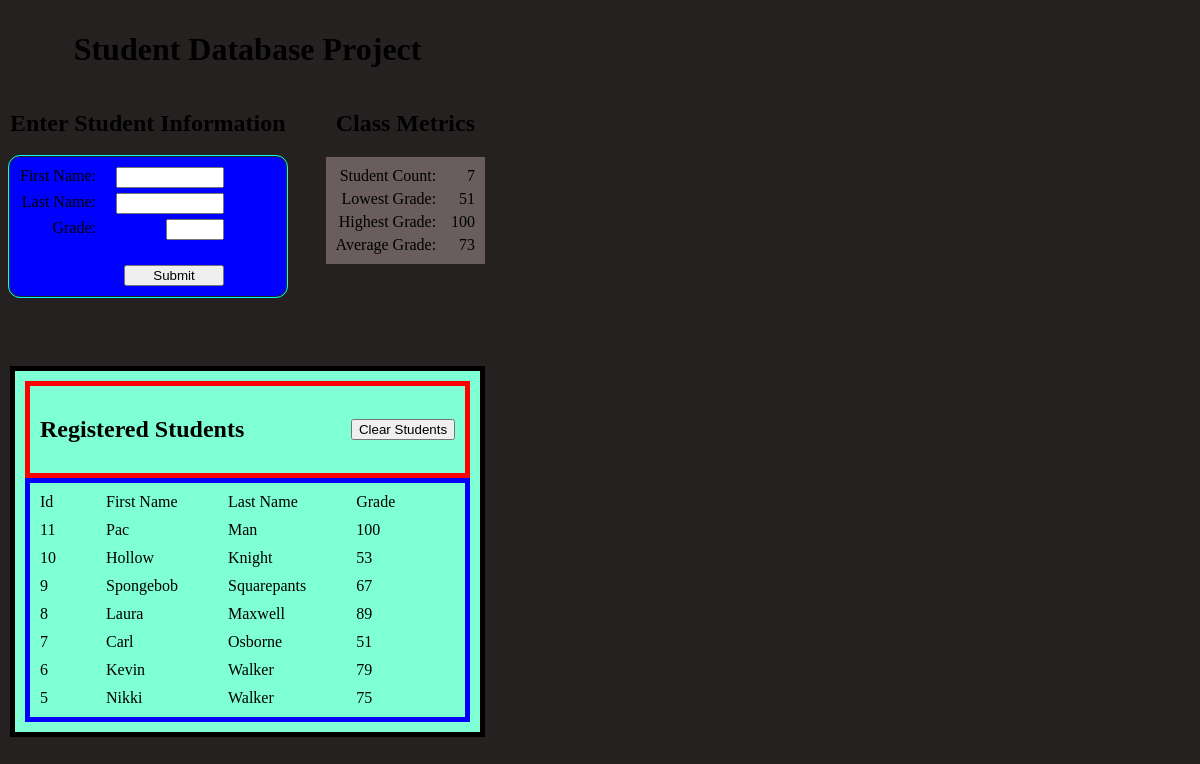
The app's page /, older data.
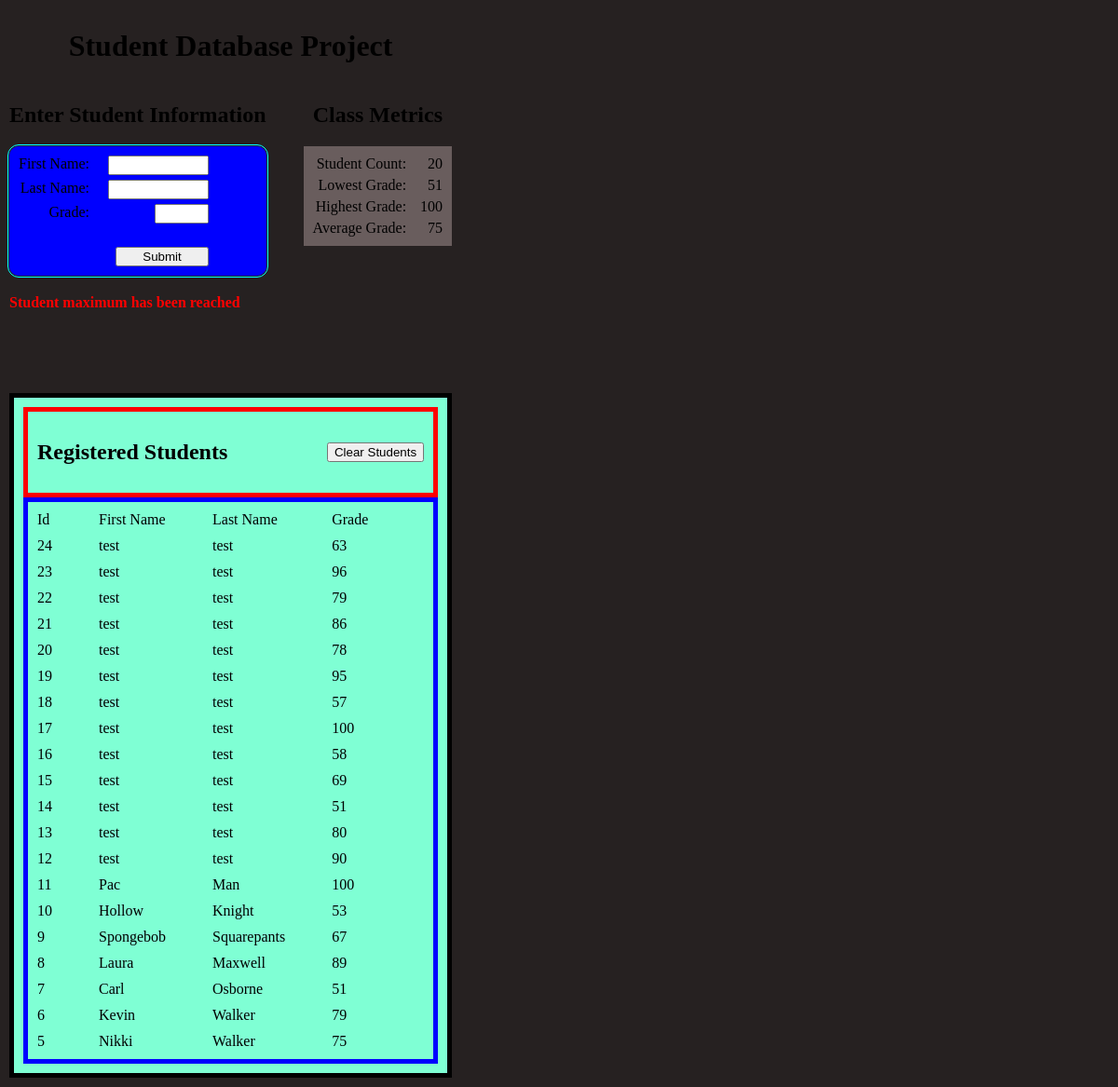
The same page, newer data.
### students/models.py (models this page shows)
class Student(models.Model):
    studentId = models.AutoField(primary_key=True)
    firstName = models.CharField(max_length=50)
    lastName = models.CharField(max_length=50)
    grade = models.IntegerField(default=0)
    class Meta:
        db_table = 'students'

### students/views.py (the view)
# urls.py: path('', views.home_view, name='home')
def home_view(request, errorList=None, formData=None):
    studentList = Student.objects.all().order_by('-studentId')
    studentCount = Student.objects.count()
    if studentCount > 0:
        minGrade = Student.objects.aggregate(Min('grade'))['grade__min']
        maxGrade = Student.objects.aggregate(Max('grade'))['grade__max']
        avgGrade = Student.objects.aggregate(Avg('grade'))['grade__avg']
        avgGrade = int(avgGrade)
    else:
        minGrade = None
        maxGrade = None
        avgGrade = None
    if studentCount >= 20:
        errorList = ['Student maximum has been reached']
    print(f"MinGrade: {minGrade}")
    return render(request
            , 'students/index.html'
            , {'studentList': studentList
            , 'studentCount': studentCount
            , 'minGrade': minGrade
            , 'maxGrade': maxGrade
            , 'avgGrade': avgGrade
            , 'errorList': errorList or []
            , 'formData': formData
            }
        )

### students/templates/students/index.html (shortened to what this page needs)
{% load static %} <!DOCTYPE html>
<html lang="en">
<head>
    <link rel="stylesheet" href="{%static 'students/style.css'%}">
</head>
<body>
    <div class="allContentContainer">
        <h1>Student Database Project</h1>
        <div class="headerGrid">
            <div>
                <h2>Enter Student Information</h2>
                <form method="POST" action="{% url 'submitButton' %}">
                    <div class="studentInputGrid">
                        <label class="inputLabel">First Name:</label>
                        <input class="input" type="text" name="firstName" value="{{ formData.firstName|default:'' }}">
                        <label class="inputLabel">Last Name:</label>
                        <input class="input" type = "text" name="lastName" value="{{ formData.lastName|default:'' }}">
                        <label class="inputLabel">Grade:</label>
                        <input class="gradeInput" type = "number" name="grade" step="1" value="{{ formData.grade|default:'' }}">
                        <button type="submit" class="submitButton">Submit</button>
                    </div>
                </form>
                <div class="errorBlock">
                    {% for errors in errorList %}
                        <div>{{ errors }}</div><br>
                    {% endfor %}
                </div>
            </div>
            <div>
                <h2>Class Metrics</h2>
                <div class="metricGridContainer">
                    <label class="studentGridColumnHeader">Student Count:</label>
                    <label class="metric">{{studentCount}}</label>
                    <label class="studentGridColumnHeader">Lowest Grade:</label>
                    <label class="metric">{{minGrade}}</label>
                    <label class="studentGridColumnHeader">Highest Grade:</label>
                    <label class="metric">{{maxGrade}}</label>
                    <label class="studentGridColumnHeader">Average Grade:</label>
                    <label class="metric">{{avgGrade}}</label>
                </div>
            </div>
        </div>
        <div class="studentContainerFrame">
            <div class="registeredStudentsHeaderGrid">
                <h2>Registered Students</h2>
                <form  action="{% url 'clearButton' %}" method="post">
                    <button type="submit">Clear Students</button>
                </form>
            </div>
            <div class="studentGridContainer">
                <div>Id</div>
                <div>First Name</div>
                <div>Last Name</div>
                <div>Grade</div>
                {% for student in studentList %}
                    <div>{{ student.studentId }}</div>
                    <div>{{ student.firstName }}</div>
                    <div>{{ student.lastName }}</div>
                    <div>{{ student.grade }}</div>
                {% endfor %}
            </div>
        </div>
</div>
</body>
</html>

Row changes from the older to the newer data that the page shows:
added Student: studentId "24", firstName "test", lastName "test", grade "63"
added Student: studentId "23", firstName "test", lastName "test", grade "96"
added Student: studentId "22", firstName "test", lastName "test", grade "79"
added Student: studentId "21", firstName "test", lastName "test", grade "86"
added Student: studentId "20", firstName "test", lastName "test", grade "78"
added Student: studentId "19", firstName "test", lastName "test", grade "95"
added Student: studentId "18", firstName "test", lastName "test", grade "57"
added Student: studentId "17", firstName "test", lastName "test", grade "100"
added Student: studentId "16", firstName "test", lastName "test", grade "58"
added Student: studentId "15", firstName "test", lastName "test", grade "69"
added Student: studentId "14", firstName "test", lastName "test", grade "51"
added Student: studentId "13", firstName "test", lastName "test", grade "80"
added Student: studentId "12", firstName "test", lastName "test", grade "90"
Text that changed along with them:
{{ studentCount }}: "7" → "20"
{{ avgGrade }}: "73" → "75"
new list line: "Student maximum has been reached"
